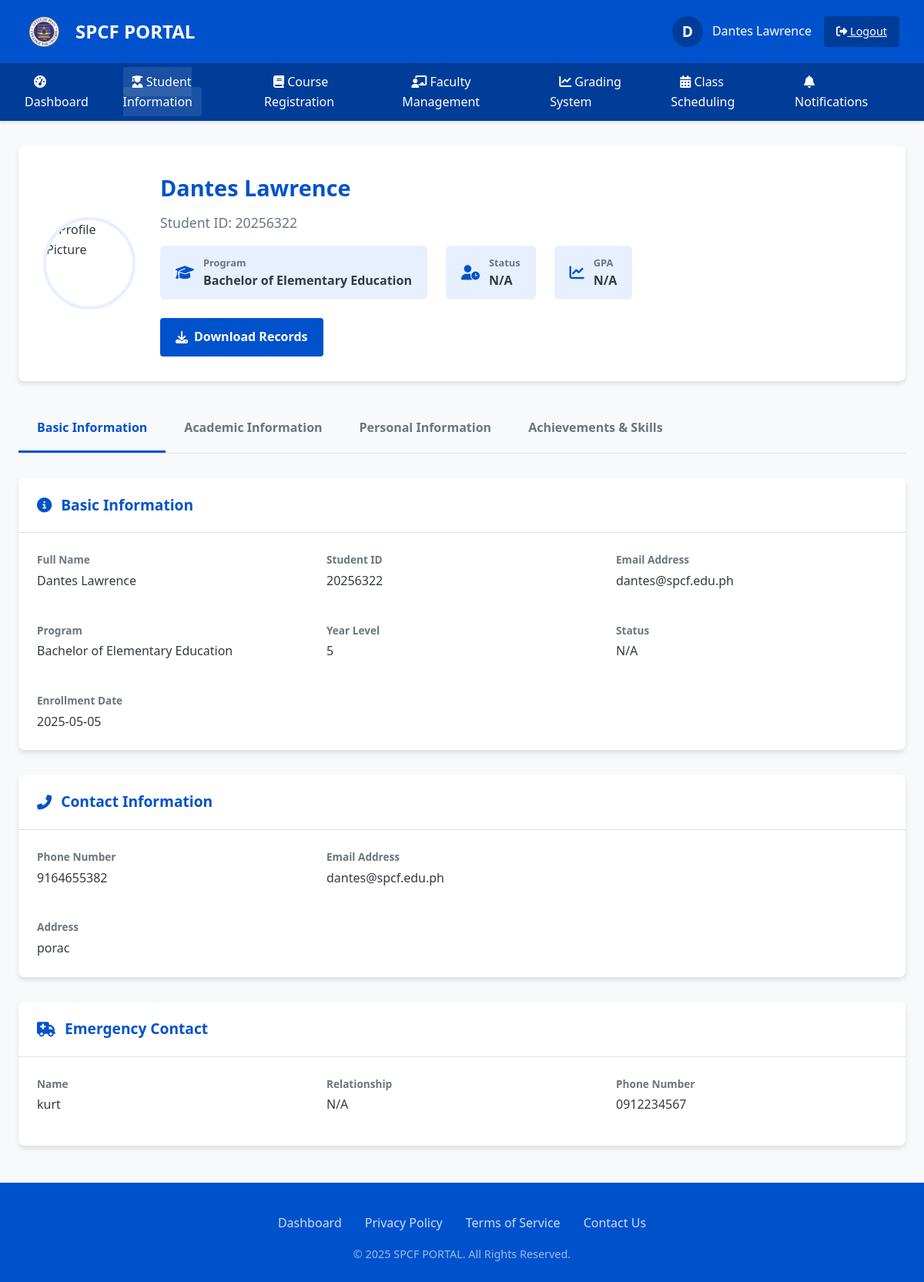
The app's page /student_info.php (signed in) with its own data.
### tables this page shows
CREATE TABLE `students` (
  `student_id` int(11) NOT NULL,
  `student_number` varchar(20) NOT NULL,
  `name` varchar(100) NOT NULL,
  `email` varchar(100) NOT NULL,
  `password` varchar(100) NOT NULL,
  `program` varchar(50) NOT NULL,
  `year_level` int(11) NOT NULL,
  `date_of_birth` date DEFAULT NULL,
  `gender` enum('Male','Female','Other') DEFAULT NULL,
  `contact_number` varchar(20) DEFAULT NULL,
  `address` text DEFAULT NULL,
  `emergency_contact_name` varchar(100) DEFAULT NULL,
  `emergency_contact_number` varchar(20) DEFAULT NULL,
  `enrollment_date` date DEFAULT NULL,
  `is_active` tinyint(1) DEFAULT 1,
  `email_verified` tinyint(1) DEFAULT 0,
  `verification_token` varchar(100) DEFAULT NULL,
  `reset_token` varchar(100) DEFAULT NULL,
  `reset_token_expires` datetime DEFAULT NULL,
  `last_login` datetime DEFAULT NULL,
  `created_at` datetime NOT NULL DEFAULT current_timestamp(),
  `updated_at` datetime DEFAULT NULL ON UPDATE current_timestamp(),
  `class` varchar(50) DEFAULT NULL
);

### student_info.php (the view, shortened to what the rows shown need)
<?php
$conn = new mysqli("localhost", "root", "", "spcf_portal");
$user_role = $_SESSION['user_role'] ?? 'student';
$user_id = $_SESSION['user_id'];
$student_info = [
    'name' => '',
    'student_number' => '',
    'student_id' => '',
    'email' => '',
    'program' => '',
    'year_level' => '',
    'status' => '',
    'gpa' => '',
    'enrollment_date' => '',
    'contact_number' => '',
    'address' => '',
    'emergency_contact_name' => '',
    'emergency_contact_relationship' => '',
    'emergency_contact_number' => '',
    'date_of_birth' => '',
    'gender' => '',
    'family_members' => '',
    'work_experience' => '',
    'achievements' => '',
    'skills' => '',
    'high_school' => '',
    'college' => '',
    'profile_picture' => 'default_profile.jpg',
    'programs' => ['BSIT', 'BSCS', 'BSCE', 'BSBA', 'BSA', 'BEED', 'BSED']
];
$students = [];
$is_admin_or_faculty = in_array($user_role, ['admin', 'faculty']);
if ($user_role === 'student') {
    $student_number = $_SESSION['student_number'] ?? null;
    if ($student_number) {
        $stmt = $conn->prepare("SELECT * FROM students WHERE student_number = ?");
        $stmt->bind_param("s", $student_number);
    } else {
        $stmt = $conn->prepare("SELECT * FROM students WHERE student_id = ?");
        $stmt->bind_param("i", $user_id);
    }
    $stmt->execute();
    $result = $stmt->get_result();
    if ($result && $result->num_rows > 0) {
        $student_info = $result->fetch_assoc();
    } else {
        $error_message = "Unable to find student information. Please contact the administrator.";
    }
}
?>
<!DOCTYPE html>
<html lang="en">
<head>
    <link rel="stylesheet" href="https://cdnjs.cloudflare.com/ajax/libs/font-awesome/6.4.0/css/all.min.css">
</head>
<body>
    <header class="header">
        <div class="navbar">
            <div class="logo">
                <h1>SPCF PORTAL</h1>
            </div>
        </div>
    </header>
    <div class="container">
        <?php if ($is_admin_or_faculty && empty($_GET['student_id'])): ?>
            <div class="info-section" style="margin-bottom: 1.5rem;">
                <div class="section-header">
                    <h3 class="section-title"><i class="fas fa-filter"></i> Filter Students</h3>
                </div>
                <div class="section-content">
                    <form method="GET" style="display: flex; gap: 1rem; align-items: center;">
                        <div style="flex: 1;">
                            <label for="class_filter" class="form-label">Class</label>
                            <select id="class_filter" name="class" class="form-control">
                                <option value="">All Classes</option>
                                <option value="Class A" <?php echo isset($_GET['class']) && $_GET['class'] === 'Class A' ? 'selected' : ''; ?>>Class A</option>
                                <option value="Class B" <?php echo isset($_GET['class']) && $_GET['class'] === 'Class B' ? 'selected' : ''; ?>>Class B</option>
                                <option value="Class C" <?php echo isset($_GET['class']) && $_GET['class'] === 'Class C' ? 'selected' : ''; ?>>Class C</option>
                                <option value="Class D" <?php echo isset($_GET['class']) && $_GET['class'] === 'Class D' ? 'selected' : ''; ?>>Class D</option>
                            </select>
                        </div>
                        <div style="align-self: flex-end;">
                            <button type="submit" class="action-button primary-button">
                                <i class="fas fa-filter button-icon"></i> Apply Filter
                            </button>
                        </div>
                    </form>
                </div>
            </div>
            <div class="info-section">
                <div class="section-header">
                    <h3 class="section-title"><i class="fas fa-users"></i> Student List</h3>
                    <a href="add_student.php" class="action-button primary-button" style="font-size: 0.85rem; padding: 0.5rem 0.75rem;">
                        <i class="fas fa-user-plus button-icon"></i> Add Student
                    </a>
                </div>
                <div class="section-content">
                    <?php if (empty($students)): ?>
                        <div style="text-align: center; padding: 2rem 0;">
                            <i class="fas fa-user-graduate" style="font-size: 3rem; color: var(--light-text); margin-bottom: 1rem;"></i>
                            <p>No students found. <?php echo isset($_GET['class']) ? 'Try a different class filter or add a new student.' : 'Add a new student to get started.'; ?></p>
                        </div>
                    <?php else: ?>
                        <table class="student-table">
                            <thead>
                                <tr>
                                    <th>Student ID</th>
                                    <th>Name</th>
                                    <th>Program</th>
                                    <th>Year Level</th>
                                    <th>Class</th>
                                    <th>Actions</th>
                                </tr>
                            </thead>
                            <tbody>
                                <?php foreach ($students as $student): ?>
                                <tr>
                                    <td><?php echo htmlspecialchars($student['student_number']); ?></td>
                                    <td><?php echo htmlspecialchars($student['name']); ?></td>
                                    <td><?php echo htmlspecialchars($student['program']); ?></td>
                                    <td><?php echo htmlspecialchars($student['year_level']); ?></td>
                                    <td><?php echo htmlspecialchars($student['class'] ?? 'N/A'); ?></td>
                                    <td>
                                        <a href="student_info.php?student_id=<?php echo htmlspecialchars($student['student_number']); ?>" class="view-button">
                                            <i class="fas fa-eye"></i> View
                                        </a>
                                    </td>
                                </tr>
                                <?php endforeach; ?>
                            </tbody>
                        </table>
                    <?php endif; ?>
                </div>
            </div>
        <?php elseif ($is_admin_or_faculty && isset($_GET['student_id']) || $user_role === 'student'): ?>
            <div class="profile-header">
                <img src="<?php echo htmlspecialchars($student_info['profile_picture'] ?? 'default-profile.jpg'); ?>" alt="Profile Picture" class="profile-picture">
                <div class="profile-info">
                    <h2 class="profile-name"><?php echo htmlspecialchars($student_info['name'] ?? 'Student Name'); ?></h2>
                    <p class="profile-subtitle">Student ID: <?php echo htmlspecialchars($student_info['student_number'] ?? 'N/A'); ?></p>
                    <div class="profile-stats">
                        <div class="stat-item">
                            <div class="stat-icon"><i class="fas fa-graduation-cap"></i></div>
                            <div class="stat-info">
                                <h4>Program</h4>
                                <p><?php echo htmlspecialchars($student_info['program'] ?? 'N/A'); ?></p>
                            </div>
                        </div>
                        <div class="stat-item">
                            <div class="stat-icon"><i class="fas fa-user-clock"></i></div>
                            <div class="stat-info">
                                <h4>Status</h4>
                                <p><?php echo htmlspecialchars($student_info['status'] ?? 'N/A'); ?></p>
                            </div>
                        </div>
                        <div class="stat-item">
                            <div class="stat-icon"><i class="fas fa-chart-line"></i></div>
                            <div class="stat-info">
                                <h4>GPA</h4>
                                <p><?php echo htmlspecialchars($student_info['gpa'] ?? 'N/A'); ?></p>
                            </div>
                        </div>
                    </div>
                    <div class="profile-actions">
                        <a href="#" class="action-button primary-button">
                            <i class="fas fa-download button-icon"></i> Download Records
                        </a>
                    </div>
                </div>
            </div>
            <div class="profile-tabs">
                <div class="tab active" data-tab="basic-info">Basic Information</div>
                <div class="tab" data-tab="academic">Academic Information</div>
                <div class="tab" data-tab="personal">Personal Information</div>
                <div class="tab" data-tab="achievements">Achievements & Skills</div>
            </div>
            <div id="basic-info" class="tab-content active">
                <div class="info-section">
                    <div class="section-header">
                        <h3 class="section-title"><i class="fas fa-info-circle"></i> Basic Information</h3>
                    </div>
                    <div class="section-content" id="basic-info-content">
                        <div class="info-grid">
                            <div class="info-item">
                                <div class="info-label">Full Name</div>
                                <div class="info-value"><?php echo htmlspecialchars($student_info['name'] ?? 'N/A'); ?></div>
                            </div>
                            <div class="info-item">
                                <div class="info-label">Student ID</div>
                                <div class="info-value"><?php echo htmlspecialchars($student_info['student_number'] ?? 'N/A'); ?></div>
                            </div>
                            <div class="info-item">
                                <div class="info-label">Email Address</div>
                                <div class="info-value"><?php echo htmlspecialchars($student_info['email'] ?? 'N/A'); ?></div>
                            </div>
                            <div class="info-item">
                                <div class="info-label">Program</div>
                                <div class="info-value"><?php echo htmlspecialchars($student_info['program'] ?? 'N/A'); ?></div>
                            </div>
                            <div class="info-item">
                                <div class="info-label">Year Level</div>
                                <div class="info-value"><?php echo htmlspecialchars($student_info['year_level'] ?? 'N/A'); ?></div>
                            </div>
                            <div class="info-item">
                                <div class="info-label">Status</div>
                                <div class="info-value"><?php echo htmlspecialchars($student_info['status'] ?? 'N/A'); ?></div>
                            </div>
                            <div class="info-item">
                                <div class="info-label">Enrollment Date</div>
                                <div class="info-value"><?php echo htmlspecialchars($student_info['enrollment_date'] ?? 'N/A'); ?></div>
                            </div>
                        </div>
                    </div>
                </div>
                <div class="info-section">
                    <div class="section-header">
                        <h3 class="section-title"><i class="fas fa-phone-alt"></i> Contact Information</h3>
                    </div>
                    <div class="section-content">
                        <div class="info-grid">
                            <div class="info-item">
                                <div class="info-label">Phone Number</div>
                                <div class="info-value"><?php echo htmlspecialchars($student_info['contact_number'] ?? 'N/A'); ?></div>
                            </div>
                            <div class="info-item">
                                <div class="info-label">Email Address</div>
                                <div class="info-value"><?php echo htmlspecialchars($student_info['email'] ?? 'N/A'); ?></div>
                            </div>
                            <div class="info-item full-width">
                                <div class="info-label">Address</div>
                                <div class="info-value"><?php echo htmlspecialchars($student_info['address'] ?? 'N/A'); ?></div>
                            </div>
                        </div>
                    </div>
                </div>
                <div class="info-section">
                    <div class="section-header">
                        <h3 class="section-title"><i class="fas fa-ambulance"></i> Emergency Contact</h3>
                    </div>
                    <div class="section-content">
                        <div class="info-grid">
                            <div class="info-item">
                                <div class="info-label">Name</div>
                                <div class="info-value"><?php echo htmlspecialchars($student_info['emergency_contact_name'] ?? 'N/A'); ?></div>
                            </div>
                            <div class="info-item">
                                <div class="info-label">Relationship</div>
                                <div class="info-value"><?php echo htmlspecialchars($student_info['emergency_contact_relationship'] ?? 'N/A'); ?></div>
                            </div>
                            <div class="info-item">
                                <div class="info-label">Phone Number</div>
                                <div class="info-value"><?php echo htmlspecialchars($student_info['emergency_contact_number'] ?? 'N/A'); ?></div>
                            </div>
                        </div>
                    </div>
                </div>
            </div>
        <?php endif; ?>
    </div>
</body>
</html>

### records on screen
students: name "Dantes Lawrence", student_number "20256322", program "Bachelor of Elementary Education", email "dantes@spcf.edu.ph", year_level "5", enrollment_date "2025-05-05", contact_number "9164655382", address "porac", emergency_contact_name "kurt", emergency_contact_number "0912234567"

### other values on screen
substr($_SESSION['user_name'] ?? 'U', 0, 1) "D"
$_SESSION['user_name'] "Dantes Lawrence"
$student_info['status'] "N/A"
$student_info['gpa'] "N/A"
$student_info['emergency_contact_relationship'] "N/A"
